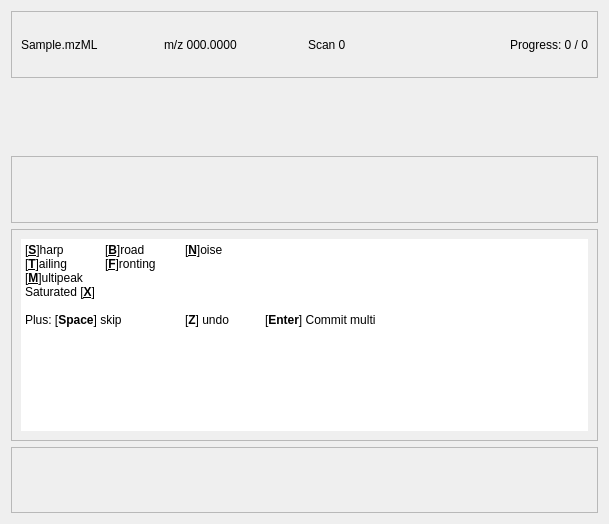
<?xml version="1.0" encoding="UTF-8"?>
<ui version="4.0">
 <class>Form</class>
 <widget class="QWidget" name="Form">
  <property name="geometry">
   <rect>
    <x>0</x>
    <y>0</y>
    <width>609</width>
    <height>524</height>
   </rect>
  </property>
  <property name="windowTitle">
   <string>Form</string>
  </property>
  <layout class="QVBoxLayout" name="verticalLayout">
   <item>
    <widget class="QFrame" name="headerFrame">
     <property name="frameShape">
      <enum>QFrame::StyledPanel</enum>
     </property>
     <property name="frameShadow">
      <enum>QFrame::Raised</enum>
     </property>
     <layout class="QHBoxLayout" name="horizontalLayout">
      <item>
       <widget class="QLabel" name="sourceLabel">
        <property name="text">
         <string>Sample.mzML</string>
        </property>
       </widget>
      </item>
      <item>
       <widget class="QLabel" name="mzLabel">
        <property name="text">
         <string>m/z 000.0000</string>
        </property>
       </widget>
      </item>
      <item>
       <widget class="QLabel" name="scanLabel">
        <property name="text">
         <string>Scan 0</string>
        </property>
       </widget>
      </item>
      <item>
       <widget class="QLabel" name="progressLabel">
        <property name="text">
         <string>Progress: 0 / 0</string>
        </property>
        <property name="alignment">
         <set>Qt::AlignRight|Qt::AlignTrailing|Qt::AlignVCenter</set>
        </property>
       </widget>
      </item>
     </layout>
    </widget>
   </item>
   <item>
    <widget class="QWidget" name="plotContainer" native="true">
     <layout class="QVBoxLayout" name="verticalLayout_2">
      <item>
       <widget class="ChromPlotWidget" name="xicPlotWidget" native="true"/>
      </item>
     </layout>
    </widget>
   </item>
   <item>
    <widget class="QFrame" name="optionalSpectrumFrame">
     <property name="frameShape">
      <enum>QFrame::StyledPanel</enum>
     </property>
     <property name="frameShadow">
      <enum>QFrame::Raised</enum>
     </property>
     <layout class="QVBoxLayout" name="verticalLayout_4">
      <item>
       <widget class="MSPlotWidget" name="spectrumPlotWidget" native="true"/>
      </item>
     </layout>
    </widget>
   </item>
   <item>
    <widget class="QFrame" name="hotkeyLegendFrame">
     <property name="frameShape">
      <enum>QFrame::StyledPanel</enum>
     </property>
     <property name="frameShadow">
      <enum>QFrame::Raised</enum>
     </property>
     <layout class="QVBoxLayout" name="verticalLayout_3">
      <item>
       <widget class="QTextBrowser" name="textBrowser">
        <property name="sizePolicy">
         <sizepolicy hsizetype="Expanding" vsizetype="Minimum">
          <horstretch>0</horstretch>
          <verstretch>0</verstretch>
         </sizepolicy>
        </property>
        <property name="autoFillBackground">
         <bool>false</bool>
        </property>
        <property name="frameShape">
         <enum>QFrame::NoFrame</enum>
        </property>
        <property name="frameShadow">
         <enum>QFrame::Plain</enum>
        </property>
        <property name="html">
         <string>&lt;!DOCTYPE HTML PUBLIC &quot;-//W3C//DTD HTML 4.0//EN&quot; &quot;http://www.w3.org/TR/REC-html40/strict.dtd&quot;&gt;
&lt;html&gt;&lt;head&gt;&lt;meta name=&quot;qrichtext&quot; content=&quot;1&quot; /&gt;&lt;style type=&quot;text/css&quot;&gt;
p, li { white-space: pre-wrap; }
&lt;/style&gt;&lt;/head&gt;&lt;body style=&quot; font-family:'Sans Serif'; font-size:9pt; font-weight:400; font-style:normal;&quot;&gt;
&lt;p style=&quot; margin-top:0px; margin-bottom:0px; margin-left:0px; margin-right:0px; -qt-block-indent:0; text-indent:0px;&quot;&gt;[&lt;span style=&quot; font-weight:600; text-decoration: underline;&quot;&gt;S&lt;/span&gt;]harp 	[&lt;span style=&quot; font-weight:600; text-decoration: underline;&quot;&gt;B&lt;/span&gt;]road	[&lt;span style=&quot; font-weight:600; text-decoration: underline;&quot;&gt;N&lt;/span&gt;]oise 	&lt;/p&gt;
&lt;p style=&quot; margin-top:0px; margin-bottom:0px; margin-left:0px; margin-right:0px; -qt-block-indent:0; text-indent:0px;&quot;&gt;[&lt;span style=&quot; font-weight:600; text-decoration: underline;&quot;&gt;T&lt;/span&gt;]ailing	[&lt;span style=&quot; font-weight:600; text-decoration: underline;&quot;&gt;F&lt;/span&gt;]ronting&lt;/p&gt;
&lt;p style=&quot; margin-top:0px; margin-bottom:0px; margin-left:0px; margin-right:0px; -qt-block-indent:0; text-indent:0px;&quot;&gt;[&lt;span style=&quot; font-weight:600; text-decoration: underline;&quot;&gt;M&lt;/span&gt;]ultipeak&lt;/p&gt;
&lt;p style=&quot; margin-top:0px; margin-bottom:0px; margin-left:0px; margin-right:0px; -qt-block-indent:0; text-indent:0px;&quot;&gt;Saturated [&lt;span style=&quot; font-weight:600; text-decoration: underline;&quot;&gt;X&lt;/span&gt;]&lt;/p&gt;
&lt;p style=&quot;-qt-paragraph-type:empty; margin-top:0px; margin-bottom:0px; margin-left:0px; margin-right:0px; -qt-block-indent:0; text-indent:0px;&quot;&gt;&lt;br /&gt;&lt;/p&gt;
&lt;p style=&quot; margin-top:0px; margin-bottom:0px; margin-left:0px; margin-right:0px; -qt-block-indent:0; text-indent:0px;&quot;&gt;Plus: [&lt;span style=&quot; font-weight:600;&quot;&gt;Space&lt;/span&gt;] skip 	[&lt;span style=&quot; font-weight:600;&quot;&gt;Z&lt;/span&gt;] undo 	[&lt;span style=&quot; font-weight:600;&quot;&gt;Enter&lt;/span&gt;] Commit multi&lt;/p&gt;&lt;/body&gt;&lt;/html&gt;</string>
        </property>
       </widget>
      </item>
     </layout>
    </widget>
   </item>
   <item>
    <widget class="QFrame" name="statsFrame">
     <property name="frameShape">
      <enum>QFrame::StyledPanel</enum>
     </property>
     <property name="frameShadow">
      <enum>QFrame::Raised</enum>
     </property>
    </widget>
   </item>
  </layout>
 </widget>
 <customwidgets>
  <customwidget>
   <class>ChromPlotWidget</class>
   <extends>QWidget</extends>
   <header>gui.widgets.ChromPlotWidget</header>
   <container>1</container>
  </customwidget>
  <customwidget>
   <class>MSPlotWidget</class>
   <extends>QWidget</extends>
   <header>gui.widgets.MSPlotWidget</header>
   <container>1</container>
  </customwidget>
 </customwidgets>
 <resources/>
 <connections/>
</ui>
